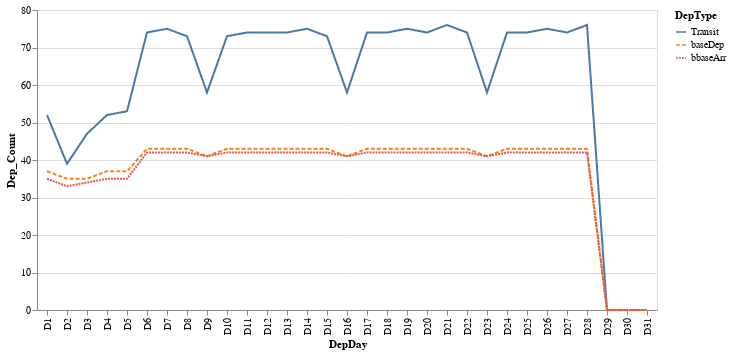

The cell this chart's notebook holds for it:
### Code cell
alt.Chart(df).mark_line().encode(
    x=alt.X('DepDay', sort=day_sorted_list,
            ),
    y='Dep_Count',
    color='DepType',
    strokeDash='DepType',
)

### Figure 1 — Vega-Lite specification as saved in the notebook (floating-point values rounded to 4 significant figures)
{"config": {"view": {"continuousWidth": 400, "continuousHeight": 300}}, "data": {"name": "data-238e74d99f2e9b5d37b71fdf0625b73a"}, "mark": "line", "encoding": {"color": {"type": "nominal", "field": "DepType"}, "strokeDash": {"type": "nominal", "field": "DepType"}, "x": {"type": "nominal", "field": "DepDay", "sort": ["D1", "D2", "D3", "D4", "D5", "D6", "D7", "D8", "D9", "D10", "D11", "D12", "D13", "D14", "D15", "D16", "D17", "D18", "D19", "D20", "D21", "D22", "D23", "D24", "D25", "D26", "D27", "D28", "D29", "D30", "D31"]}, "y": {"type": "quantitative", "field": "Dep_Count"}}, "$schema": "https://vega.github.io/schema/vega-lite/v4.8.1.json", "datasets": {"data-238e74d99f2e9b5d37b71fdf0625b73a": [{"DepDay": "D1", "DepType": "Transit", "Dep_Count": 52}, {"DepDay": "D1", "DepType": "baseDep", "Dep_Count": 37}, {"DepDay": "D1", "DepType": "bbaseArr", "Dep_Count": 35}, {"DepDay": "D2", "DepType": "Transit", "Dep_Count": 39}, {"DepDay": "D2", "DepType": "baseDep", "Dep_Count": 35}, {"DepDay": "D2", "DepType": "bbaseArr", "Dep_Count": 33}, {"DepDay": "D3", "DepType": "Transit", "Dep_Count": 47}, {"DepDay": "D3", "DepType": "baseDep", "Dep_Count": 35}, {"DepDay": "D3", "DepType": "bbaseArr", "Dep_Count": 34}, {"DepDay": "D4", "DepType": "Transit", "Dep_Count": 52}, {"DepDay": "D4", "DepType": "baseDep", "Dep_Count": 37}, {"DepDay": "D4", "DepType": "bbaseArr", "Dep_Count": 35}, {"DepDay": "D5", "DepType": "Transit", "Dep_Count": 53}, {"DepDay": "D5", "DepType": "baseDep", "Dep_Count": 37}, {"DepDay": "D5", "DepType": "bbaseArr", "Dep_Count": 35}, {"DepDay": "D6", "DepType": "Transit", "Dep_Count": 74}, {"DepDay": "D6", "DepType": "baseDep", "Dep_Count": 43}, {"DepDay": "D6", "DepType": "bbaseArr", "Dep_Count": 42}, {"DepDay": "D7", "DepType": "Transit", "Dep_Count": 75}, {"DepDay": "D7", "DepType": "baseDep", "Dep_Count": 43}, {"DepDay": "D7", "DepType": "bbaseArr", "Dep_Count": 42}, {"DepDay": "D8", "DepType": "Transit", "Dep_Count": 73}, {"DepDay": "D8", "DepType": "baseDep", "Dep_Count": 43}, {"DepDay": "D8", "DepType": "bbaseArr", "Dep_Count": 42}, {"DepDay": "D9", "DepType": "Transit", "Dep_Count": 58}, {"DepDay": "D9", "DepType": "baseDep", "Dep_Count": 41}, {"DepDay": "D9", "DepType": "bbaseArr", "Dep_Count": 41}, {"DepDay": "D10", "DepType": "Transit", "Dep_Count": 73}, {"DepDay": "D10", "DepType": "baseDep", "Dep_Count": 43}, {"DepDay": "D10", "DepType": "bbaseArr", "Dep_Count": 42}, {"DepDay": "D11", "DepType": "Transit", "Dep_Count": 74}, {"DepDay": "D11", "DepType": "baseDep", "Dep_Count": 43}, {"DepDay": "D11", "DepType": "bbaseArr", "Dep_Count": 42}, {"DepDay": "D12", "DepType": "Transit", "Dep_Count": 74}, {"DepDay": "D12", "DepType": "baseDep", "Dep_Count": 43}, {"DepDay": "D12", "DepType": "bbaseArr", "Dep_Count": 42}, {"DepDay": "D13", "DepType": "Transit", "Dep_Count": 74}, {"DepDay": "D13", "DepType": "baseDep", "Dep_Count": 43}, {"DepDay": "D13", "DepType": "bbaseArr", "Dep_Count": 42}, {"DepDay": "D14", "DepType": "Transit", "Dep_Count": 75}, {"DepDay": "D14", "DepType": "baseDep", "Dep_Count": 43}, {"DepDay": "D14", "DepType": "bbaseArr", "Dep_Count": 42}, {"DepDay": "D15", "DepType": "Transit", "Dep_Count": 73}, {"DepDay": "D15", "DepType": "baseDep", "Dep_Count": 43}, {"DepDay": "D15", "DepType": "bbaseArr", "Dep_Count": 42}, {"DepDay": "D16", "DepType": "Transit", "Dep_Count": 58}, {"DepDay": "D16", "DepType": "baseDep", "Dep_Count": 41}, {"DepDay": "D16", "DepType": "bbaseArr", "Dep_Count": 41}, {"DepDay": "D17", "DepType": "Transit", "Dep_Count": 74}, {"DepDay": "D17", "DepType": "baseDep", "Dep_Count": 43}, {"DepDay": "D17", "DepType": "bbaseArr", "Dep_Count": 42}, {"DepDay": "D18", "DepType": "Transit", "Dep_Count": 74}, {"DepDay": "D18", "DepType": "baseDep", "Dep_Count": 43}, {"DepDay": "D18", "DepType": "bbaseArr", "Dep_Count": 42}, {"DepDay": "D19", "DepType": "Transit", "Dep_Count": 75}, {"DepDay": "D19", "DepType": "baseDep", "Dep_Count": 43}, {"DepDay": "D19", "DepType": "bbaseArr", "Dep_Count": 42}, {"DepDay": "D20", "DepType": "Transit", "Dep_Count": 74}, {"DepDay": "D20", "DepType": "baseDep", "Dep_Count": 43}, {"DepDay": "D20", "DepType": "bbaseArr", "Dep_Count": 42}, {"DepDay": "D21", "DepType": "Transit", "Dep_Count": 76}, {"DepDay": "D21", "DepType": "baseDep", "Dep_Count": 43}, {"DepDay": "D21", "DepType": "bbaseArr", "Dep_Count": 42}, {"DepDay": "D22", "DepType": "Transit", "Dep_Count": 74}, {"DepDay": "D22", "DepType": "baseDep", "Dep_Count": 43}, {"DepDay": "D22", "DepType": "bbaseArr", "Dep_Count": 42}, {"DepDay": "D23", "DepType": "Transit", "Dep_Count": 58}, {"DepDay": "D23", "DepType": "baseDep", "Dep_Count": 41}, {"DepDay": "D23", "DepType": "bbaseArr", "Dep_Count": 41}, {"DepDay": "D24", "DepType": "Transit", "Dep_Count": 74}, {"DepDay": "D24", "DepType": "baseDep", "Dep_Count": 43}, {"DepDay": "D24", "DepType": "bbaseArr", "Dep_Count": 42}, {"DepDay": "D25", "DepType": "Transit", "Dep_Count": 74}, {"DepDay": "D25", "DepType": "baseDep", "Dep_Count": 43}, {"DepDay": "D25", "DepType": "bbaseArr", "Dep_Count": 42}, {"DepDay": "D26", "DepType": "Transit", "Dep_Count": 75}, {"DepDay": "D26", "DepType": "baseDep", "Dep_Count": 43}, {"DepDay": "D26", "DepType": "bbaseArr", "Dep_Count": 42}, {"DepDay": "D27", "DepType": "Transit", "Dep_Count": 74}, {"DepDay": "D27", "DepType": "baseDep", "Dep_Count": 43}, {"DepDay": "D27", "DepType": "bbaseArr", "Dep_Count": 42}, {"DepDay": "D28", "DepType": "Transit", "Dep_Count": 76}, {"DepDay": "D28", "DepType": "baseDep", "Dep_Count": 43}, {"DepDay": "D28", "DepType": "bbaseArr", "Dep_Count": 42}, {"DepDay": "D29", "DepType": "Transit", "Dep_Count": 0}, {"DepDay": "D29", "DepType": "baseDep", "Dep_Count": 0}, {"DepDay": "D29", "DepType": "bbaseArr", "Dep_Count": 0}, {"DepDay": "D30", "DepType": "Transit", "Dep_Count": 0}, {"DepDay": "D30", "DepType": "baseDep", "Dep_Count": 0}, {"DepDay": "D30", "DepType": "bbaseArr", "Dep_Count": 0}, {"DepDay": "D31", "DepType": "Transit", "Dep_Count": 0}, {"DepDay": "D31", "DepType": "baseDep", "Dep_Count": 0}, {"DepDay": "D31", "DepType": "bbaseArr", "Dep_Count": 0}]}}
